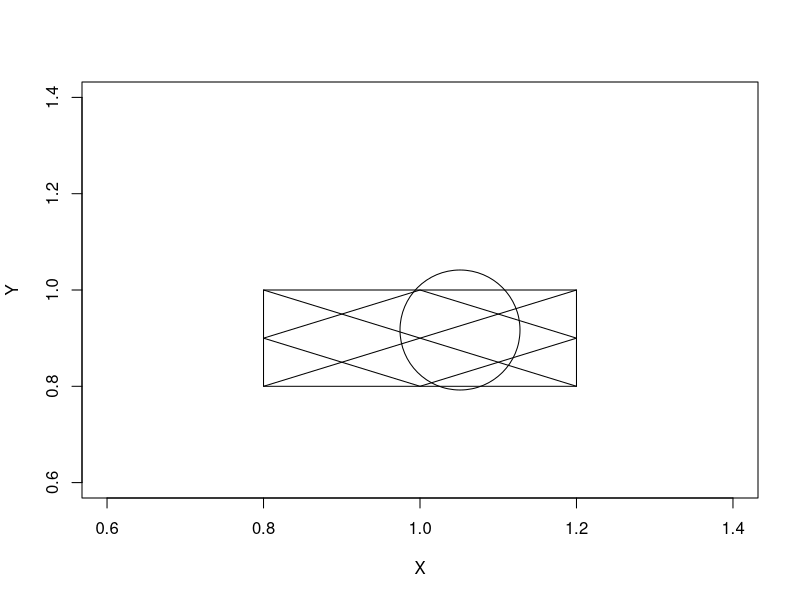

The R source for this figure:
library(grid)

plot(1, 1, col = "white", xlab = "X", ylab = "Y")
## Circle
grid.circle(r = 0.1,x = 0.575,y=0.45)

#### Square
polygon(x = c(0.8, 0.8, 1.2,  1.2),
        y = c(0.8, 1.0, 1.0, 0.8),    
        col = "transparent")
## Rhomb
polygon(x = c(1.0, 0.8, 1.0, 1.2),                           
        y = c(0.8, 0.9, 1.0, 0.9),                             
        col = "transparent")    

## Acute line
polygon(x = c(0.8, 1.2),                           
        y = c(0.8, 1.0),                             
        col = "transparent")

## Grave line
polygon(x = c(0.8, 1.2),                           
        y = c(1.0, 0.8),                             
        col = "transparent")

